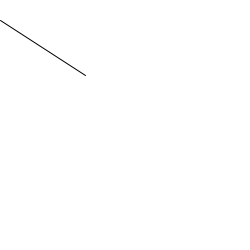
Frame 1 (no input)
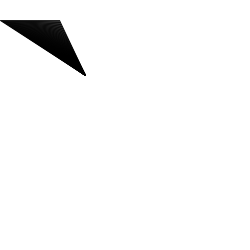
Frame 60 (the mouse pressed at the canvas centre just before this capture)
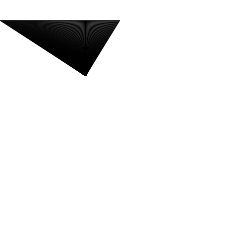
Frame 120 (the mouse held since frame 60 and released just before this capture)

The Processing sketch that drew these frames (run headless with seeded random() and noise(); from frame 60 on, the mouse is pressed at the canvas centre):

// Processing sketch: processing_165255
// ── processing_165255.pde

int counter;

void setup() {
  size(250, 250);
  background(255);
  frameRate(6);
  counter = 0;
}

void draw() {  //draw function loops 
    line(counter, 20, 85, 75);
    counter++;
}
